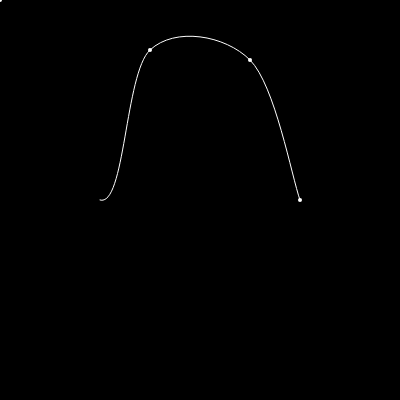
Frame 1 (no input)
Frame 60 (no input): identical to frame 1, image omitted
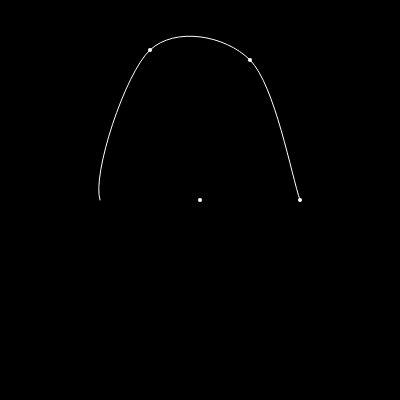
Frame 120 (the mouse pressed at the canvas centre since frame 60)

The p5.js sketch that drew these frames (run headless with seeded random() and noise() and a simulated clock; from frame 60 on, the mouse is pressed at the canvas centre):

// p5.js sketch
// ── sketch.js
function setup(){
  createCanvas(400,400);
  angleMode(DEGREES);
}


function draw(){
  background(0);
  stroke(255);
  noFill();

  strokeWeight(4);
  point(mouseX,mouseY);
  point(150,50);
  point(250,60);
  point(300,200);
  strokeWeight(1);


  beginShape();
  // let spacing = map(mouseX,0,width,5,100);
  // for( let a = 0; a < 360; a += spacing){
  //   let x = 100 * sin(a) + 200;
  //   let y = 100 * cos(a) + 200;
  //   vertex(x,y);
  // }
  curveVertex(mouseX,mouseY)
  curveVertex(100,200);
  curveVertex(150,50)
  curveVertex(250,60)
  curveVertex(300,200)
  curveVertex(300,200)
  endShape();
}
